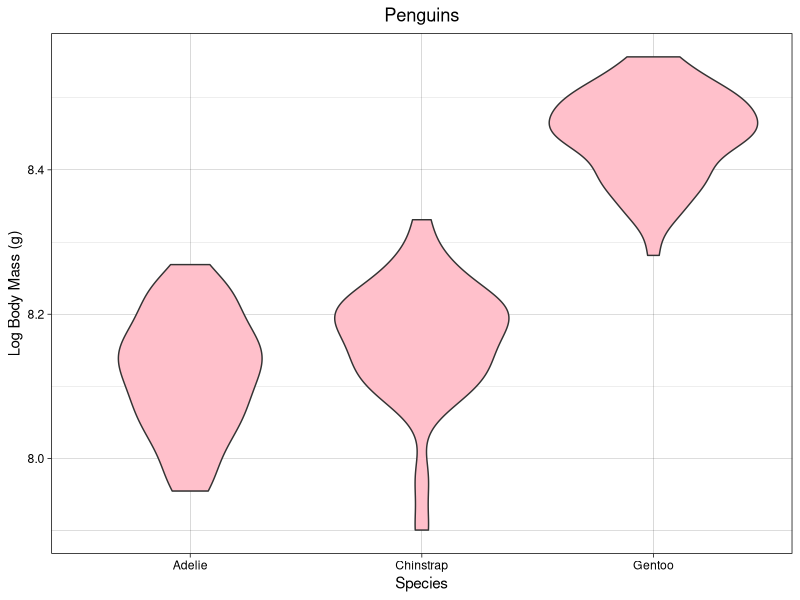

Write the R code that produced this figure.
### This is my Script for the lab assignment on the penguin data for week 4 ###
### Created by Ashlee Ochoa 
### Created on 2022-02-10 

### Loading libraries 
library(palmerpenguins)
library(tidyverse)
library(here)
library(ggplot2)

### Load Data 
glimpse(penguins)


### Question 1 ###
penguins %>%
  group_by(species, sex, island) %>% 
  summarise(mean_bodymass = mean(body_mass_g, na.rm=TRUE),
             variance_bodymass = var(body_mass_g, na.rm = TRUE)) %>% 
  drop_na(species, sex, island)

plot <- penguins %>% 
  filter(sex == "female") %>% 
  mutate(log_bodymass = log(body_mass_g)) %>% 
  select(species, island, sex, log_bodymass) %>% 
  ggplot(aes(x = species, y = log_bodymass)) +
  geom_violin(fill = "Pink") +
  labs(y = "Log Body Mass (g)", x = "Species", title = "Penguins") + 
  theme_linedraw() + 
  theme(plot.title= element_text(hjust = 0.5))

ggsave(here("Week_4", "Output", "penguinlab.png"), plot)
